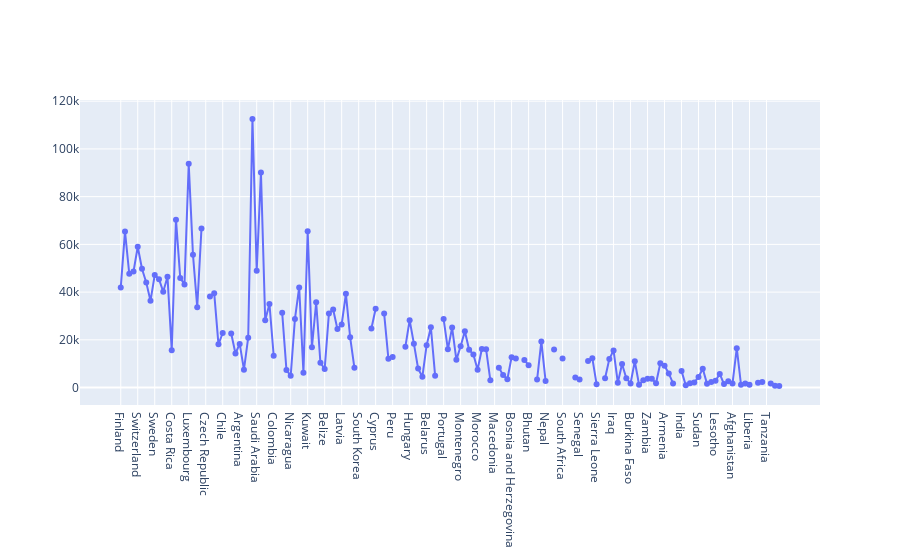

Notebook source saved alongside this figure:
### Code cell
fig = go.Figure() 
fig.add_trace(go.Scatter(x=data1.Country, y=data1["GDP_per_capita"], mode="lines+markers ", name="GDP"))

### Figure 1 — Plotly figure (JSON) as saved in the notebook; plotly's stock layout.template omitted (floating-point values rounded to 4 significant figures; data arrays with more than 128 entries replaced by an {"elided": "..."} marker saying what was removed)
{"data": [{"mode": "lines+markers", "name": "GDP", "type": "scatter", "x": {"elided": "156 str values"}, "y": {"elided": "156 int values"}}], "layout": {}}
